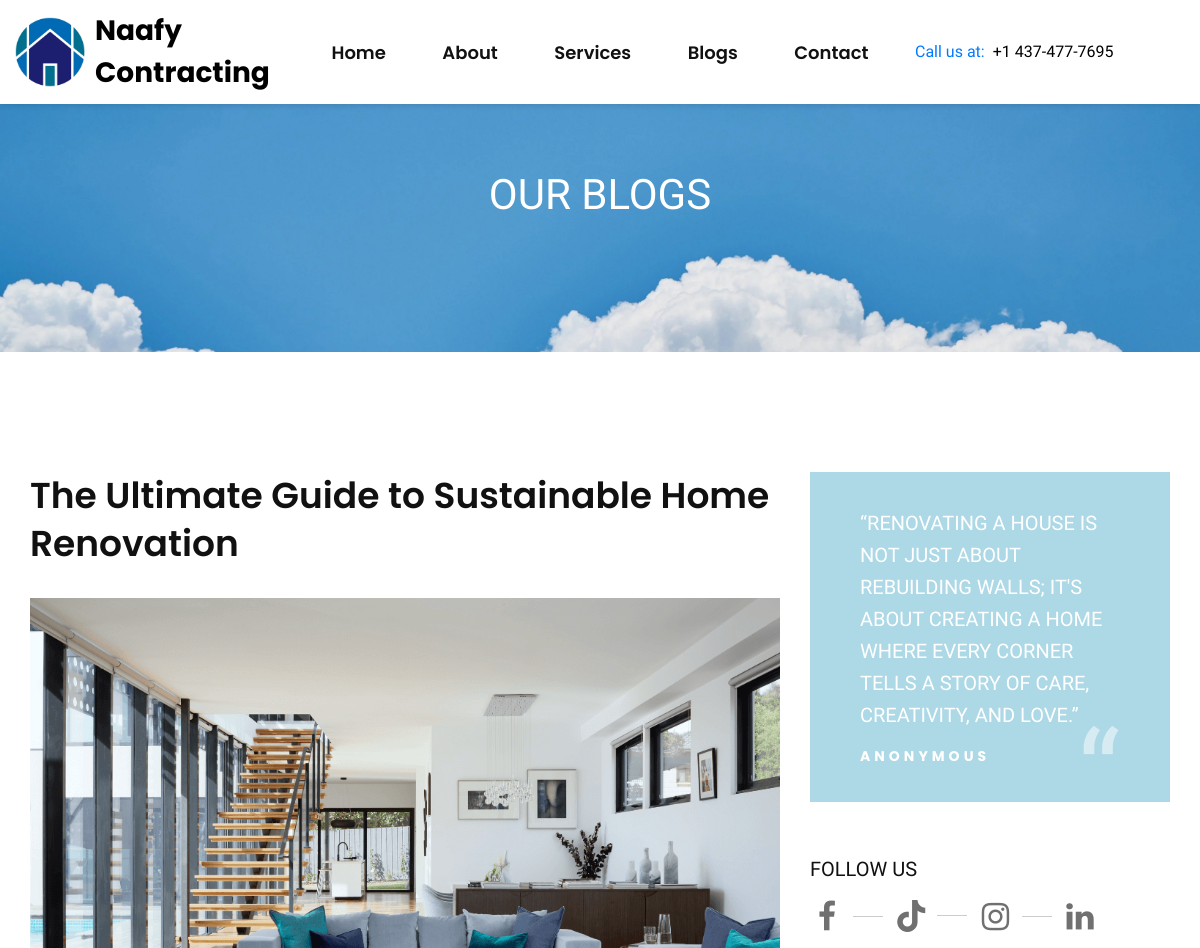
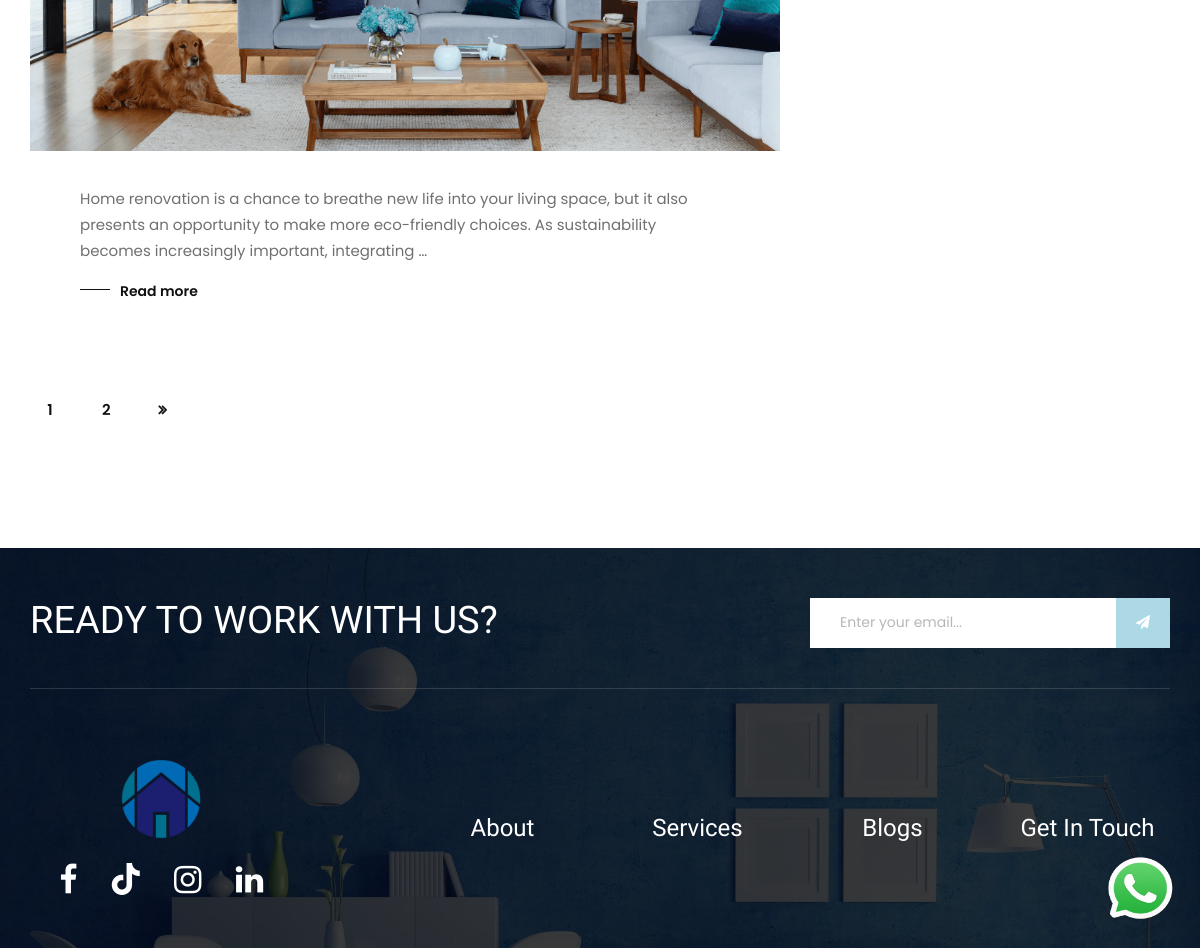
/projects/, run on the app's committed database (2 pictures, top to bottom).
### contact/models.py (models this page shows, shortened)
class ContactDetails(models.Model):
    phone_no = models.CharField(max_length=20, default="+123 456 7890")
    email = models.EmailField(unique=True)
    office_location = models.CharField(max_length=100)

### blog/models.py (models this page shows, shortened)
class Blog(models.Model):
    title = models.CharField(max_length=500)
    content = models.TextField()
    image = models.ImageField(upload_to='blog/', blank=True, null=True)
    slug = models.SlugField(unique=True, blank=True)
    quotes = models.CharField(max_length=500, default="You Have the Power To Change the World!")
    created_at = models.DateTimeField(auto_now_add=True)
    updated_at = models.DateTimeField(auto_now=True)
    latest = models.BooleanField(default=False)
    class Meta:
        verbose_name_plural = "Blogs"

class Quotation(models.Model):
    quote = models.CharField(max_length=300)
    person_name = models.CharField(max_length=300)
    created_at = models.DateTimeField(auto_now_add=True)
    updated_at = models.DateTimeField(auto_now=True)

### blog/views.py (the view)
# urls.py: path("", views.blog_list, name="blog-list"),
def blog_list(request):
    blogs = Blog.objects.all().order_by("-id")
    quote = Quotation.objects.all().first()
    paginator = Paginator(blogs, 1)
    page_number = request.GET.get("page")
    page_obj = paginator.get_page(page_number)
    context = {
        "page_obj" : page_obj,
        "quote" : quote,
    }
    return render(request, "blog/blog.html", context)

### home/context_processors.py (called while the page is built)
def default(request):
    contact_details = ContactDetails.objects.first()
    return {
        "contact_details" : contact_details,
    }

### templates/blog/blog.html (shortened to what this page needs)
{% extends "partials/core.html" %}
{% load static %}
{% block content %}
    <div class="breadcrumb-option spad set-bg" data-setbg="{% static 'img/clouds.jpg' %}">
        <div class="container">
            <div class="row">
                <div class="col-lg-12 text-center">
                    <div class="breadcrumb__text">
                        <h2>Our Blogs</h2>
                    </div>
                </div>
            </div>
        </div>
    </div>
    <section class="blog spad">
        <div class="container">
            <div class="row">
                <div class="col-lg-8">
                    <div class="blog__item__list">
                        {% if not page_obj %}
                            <h2>There are no Blogs at the moment!</h2>
                        {% else %}
                            {% for b in page_obj %}
                                <div class="blog__item">
                                    <h2>{{b.title}}</h2>
                                    <div class="hover-effect">
                                        <a href="{% url 'blog:blog-details' b.slug %}"><img src="{{b.image.url}}" alt=""></a>
                                    </div>
                                    <div class="blog__item__text">
                                        <p>{{b.content|truncatewords:30}}</p>
                                        <a href="{% url 'blog:blog-details' b.slug %}">Read more</a>
                                    </div>
                                </div>
                            {% endfor %}
                        {% endif %}
                    </div>
                    <div class="row">
                        <div class="col-lg-12">
                            <div class="blog__pagination">
                                {% for num in page_obj.paginator.page_range %}
                                    {% if page_obj.number == num %}
                                        <a href="?page={{ num }}" class="active">{{ num }}</a>
                                    {% else %}
                                        <a href="?page={{ num }}">{{ num }}</a>
                                    {% endif %}
                                {% endfor %}
                                {% if page_obj.has_next %}
                                    <a href="?page={{ page_obj.next_page_number }}"><i class="fa fa-angle-double-right"></i></a>
                                {% endif %}
                            </div>
                        </div>
                    </div>
                </div>
                <div class="col-lg-4">
                    <div class="blog__sidebar">
                        <div class="blog__item__quote">
                            <p>“{{quote.quote}}”</p>
                            <span>{{quote.person_name}}</span>
                        </div>
                        <div class="blog__sidebar__social">
                            <h5>Follow Us</h5>
                            <a href="https://www.facebook.com/profile.php?id=61560731714423" target="_blank"><i class="fa fa-facebook" style="font-size:2rem;"></i></a>
                            <a href="https://www.tiktok.com/@burly.contracting"target="_blank"><i class="fa-brands fa-tiktok" style="font-size:2rem;"></i></a>
                            <a href="https://www.instagram.com/burly.contracting/?utm_source=ig_web_button_share_sheet"target="_blank"><i style="font-size:2rem;" class="fa fa-instagram"></i></a>
                            <a href="#"target="_blank"><i style="font-size:2rem;" class="fa fa-linkedin"></i></a>
                        </div>
                    </div>
                </div>
            </div>
        </div>
    </section>
    {% endblock content %}

### templates/partials/core.html (shortened to what this page needs)
{% load static %}
<!DOCTYPE html>
<html lang="zxx">
<head>
    <link rel="stylesheet" href="https://cdnjs.cloudflare.com/ajax/libs/font-awesome/6.0.0/css/all.min.css">
    <link rel="stylesheet" href="{% static 'css/bootstrap.min.css' %}" type="text/css">
    <link rel="stylesheet" href="{% static 'css/font-awesome.min.css' %}" type="text/css">
    <link rel="stylesheet" href="{% static 'css/elegant-icons.css' %}" type="text/css">
    <link rel="stylesheet" href="{% static 'css/owl.carousel.min.css' %}" type="text/css">
    <link rel="stylesheet" href="{% static 'css/slicknav.min.css' %}" type="text/css">
    <link rel="stylesheet" href="{% static 'css/style.css' %}" type="text/css">
    <link rel="stylesheet" href="{% static 'css/custom.css' %}" type="text/css">
</head>
<body>
    <header class="header">
        <div class="container-fluid">
            <div class="row align-items-center">
                <div class="col-lg-3">
                    <div class="header__logo">
                        <a href="{% url 'home:home' %}">
                            <img src="{% static 'img/logo.png' %}" alt="Logo">
                        </a>
                        <span class="header__title">Naafy Contracting</span>
                    </div>
                </div>
                <div class="col-lg-6">
                    <nav class="header__menu desktop-menu">
                        <ul>
                            <li><a href="{% url 'home:home' %}">Home</a></li>
                            <li><a href="{% url 'aboutus:aboutus' %}">About</a></li>
                            <li><a href="{% url 'services:services' %}">Services</a></li>
                            <li><a href="{% url 'blog:blog-list' %}">Blogs</a></li>
                            <li><a href="{% url 'contact:contactus' %}">Contact</a></li>
                        </ul>
                    </nav>
                </div>
                <div class="col-lg-3">
                    <div class="header__widget">
                        <h4 class="mr-2 text-primary">Call us at:</h4>
                        <h4>{{contact_details.phone_no}}</h4>
                    </div>
                </div>
            </div>
        </div>
    </header>
    {% block content %}
    {% endblock content %}
    <div class="whatsapp-button">
        <a href="https://wa.me/+14374777695" target="_blank">
            <img src="{% static 'img/whatsapp-logo.png' %}" alt="WhatsApp Chat">
        </a>
    </div>
    <footer class="footer set-bg" data-setbg="{% static 'img/footer.jpg' %}">
        <div class="container">
            <div class="footer__top">
                <div class="row">
                    <div class="col-lg-8 col-md-6">
                        <div class="footer__top__text">
                            <h2>Ready To Work With Us?</h2>
                        </div>
                    </div>
                    <div class="col-lg-4 col-md-6">
                        <div class="footer__top__newslatter">
                            <form id="email-form" method="POST" action="{% url 'home:save-email' %}">
                                <input type="email" name="email" id="email" placeholder="Enter your email...">
                                <button class="button-hover-effect" type="submit"><i class="fa fa-send"></i></button>
                            </form>
                        </div>
                    </div>
                </div>
            </div>
            <div class="row">
                <div class="col-lg-3 col-md-6 col-sm-6 stats-container">
                    <div class="footer__about">
                        <div class="footer__logo">
                            <a href="{% url "home:home" %}"><img src="{% static 'img/logo.png' %}" width="80px" alt="Naafy Contracting"></a>
                        </div>
                        <div class="footer__social">
                            <a href="https://www.facebook.com/profile.php?id=61560731714423" target="_blank"><i class="fa fa-facebook" style="font-size: 2rem;"></i></a>
                            <a href="https://www.tiktok.com/@burly.contracting" target="_blank"><i class="fa-brands fa-tiktok" style="font-size: 2rem;"></i></a>
                            <a href="https://www.instagram.com/burly.contracting/?utm_source=ig_web_button_share_sheet" target="_blank"><i style="font-size: 2rem;" class="fa fa-instagram"></i></a>
                            <a href="#" target="_blank"><i style="font-size: 2rem;" class="fa fa-linkedin"></i></a>
                        </div>
                    </div>
                </div>
                <div class="col-lg-2 offset-lg-1 col-md-3 col-sm-6 stats-container">
                    <div class="footer__widget">
                        <a href="{% url 'aboutus:aboutus' %}"><h4 class="text-white">About</h4></a>
                    </div>
                </div>
                <div class="col-lg-2 col-md-3 col-sm-6 stats-container">
                    <div class="footer__widget">
                        <a href="{% url 'services:services' %}"><h4 class="text-white">Services</h4></a>
                    </div>
                </div>
                <div class="col-lg-2 col-md-6 col-sm-6 stats-container">
                    <div class="footer__address">
                        <a href="{% url 'blog:blog-list' %}"><h4 class="text-white">Blogs</h4></a>
                    </div>
                </div>
                <div class="col-lg-2 col-md-6 col-sm-6 stats-container">
                    <div class="footer__address">
                        <a href="{% url 'contact:contactus' %}"><h4 class="text-white">Get In Touch</h4></a>
                    </div>
                </div>
            </div>
        </div>
</footer>
</body>
</html>

### static/css/custom.css (style rules this page uses)
.whatsapp-button { position: fixed; bottom: 20px; right: 20px; z-index: 1000; width: 80px; height: 80px; border-radius: 50%; overflow: hidden; box-shadow: 0 4px 10px rgba(0, 0, 0, 0.1); transition: transform 0.3s ease, box-shadow 0.3s ease; }
.whatsapp-button img { width: 100%; height: 100%; }
.hover-effect { overflow: hidden; }
.hover-effect img { width: 100%; transition: transform 0.5s ease, box-shadow 0.5s ease; }
.button-hover-effect { background-color: #ADD8E6; border: none; color: white; padding: 10px 20px; font-size: 16px; cursor: pointer; transition: background-color 0.4s ease-in-out, transform 0.3s ease; position: relative; overflow: hidden; }
.button-hover-effect::before { content: ''; position: absolute; top: 0; left: -100%; width: 100%; height: 100%; background-color: #6F9ACB; transition: left 0.4s ease; z-index: -1; }
.stats-container { display: flex; flex-direction: column; align-items: center; justify-content: center; text-align: center; padding: 20px; }
.header { position: fixed; top: 0; width: 100%; z-index: 10; transition: background-color 0.3s; padding: 10px 0; background-color: white; box-shadow: 0 2px 5px rgba(0, 0, 0, 0.1); }
.header__logo { display: flex; align-items: center; }
.header__logo img { max-width: 70px; margin-right: 10px; }
.header__title { font-size: 28px; font-weight: bold; color: black; }
.header__widget { display: flex; align-items: center; color: black; }
.header__widget h4 { font-size: 16px; color: black; }
.header__menu.desktop-menu ul { display: flex; justify-content: space-evenly; list-style: none; padding: 0; margin: 0; }
@media (min-width: 769px) { .stats-container { display: flex; } }

### data on the page
ContactDetails: phone_no "+1 437-477-7695"
Blog: title "The Ultimate Guide to Sustainable Home Renovation", image (picture), content "Home renovation is a chance to breathe new life into your living space, but it also presents an opportunity to make more eco-friendly choices. As sustainability becomes increasingly important, integrating …"
Quotation: quote "RENOVATING A HOUSE IS NOT JUST ABOUT REBUILDING WALLS; IT'S ABOUT CREATING A HOME WHERE EVERY CORNER TELLS A STORY OF CARE, CREATIVITY, AND LOVE.", person_name "ANONYMOUS"

### other printed values
{{ num }} "1"
{{ num }} "2"
